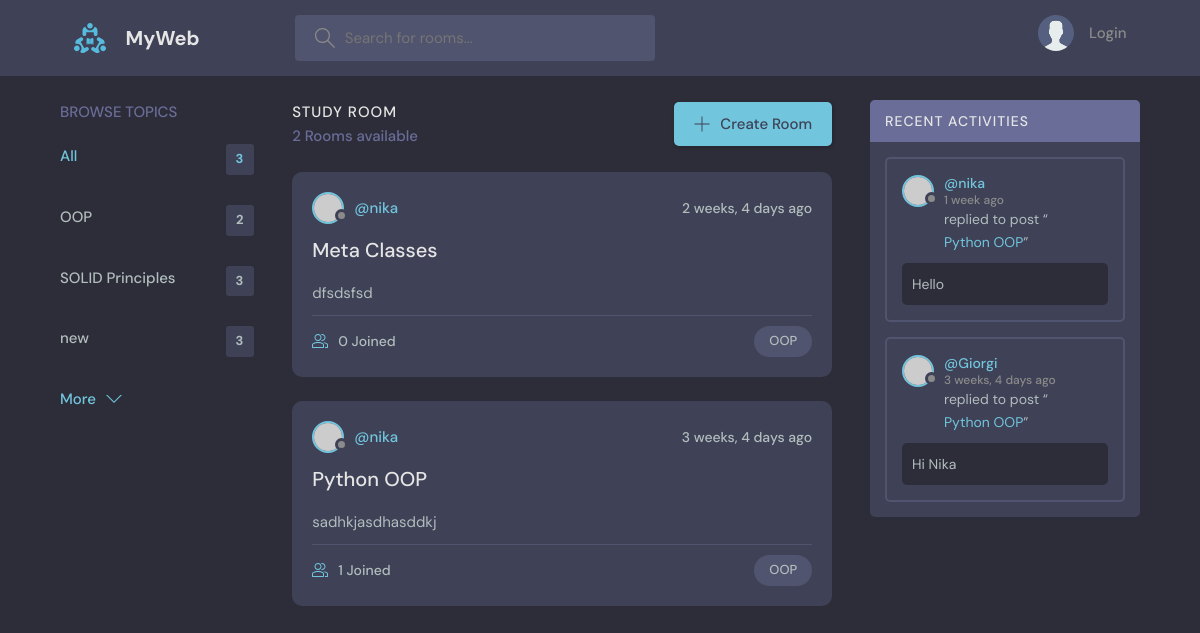
The app's page /?q=OOP, older data.
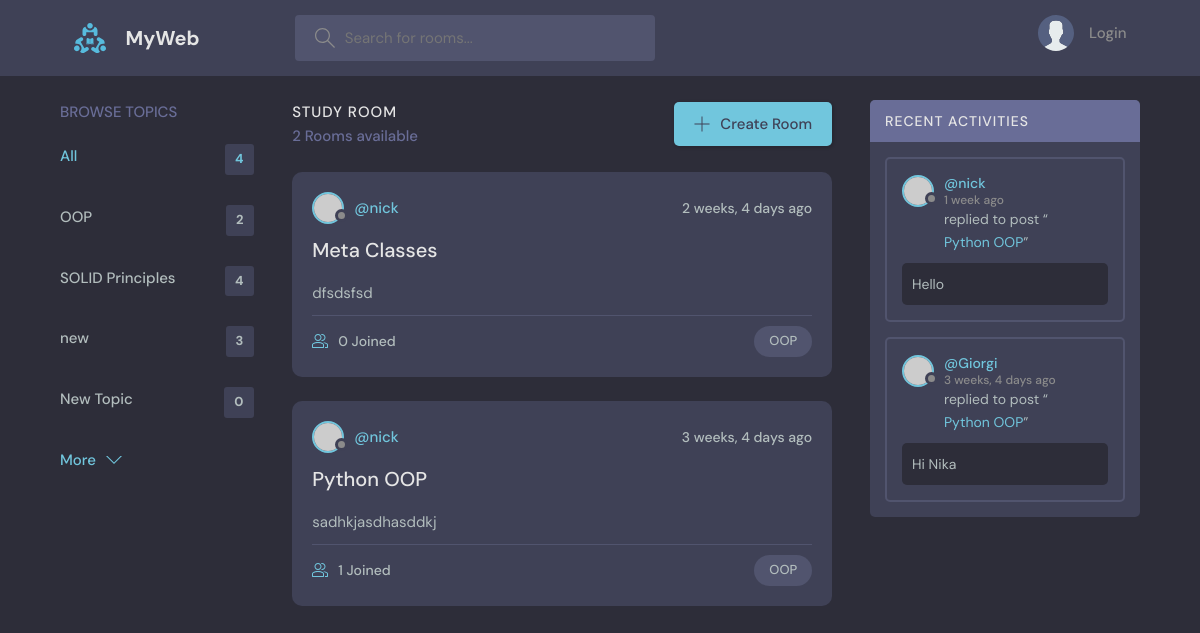
The same page, newer data.
### base/models.py (models this page shows, shortened)
class Topic(models.Model):
    name = models.CharField(max_length=200)
    def __str__(self):
        return self.name

class Room(models.Model):
    host = models.ForeignKey(User, on_delete=models.SET_NULL, null=True)
    topic = models.ForeignKey(Topic, on_delete=models.SET_NULL, null=True)
    name = models.CharField(max_length=150)
    description = models.TextField(null=True, blank=True)
    participants = models.ManyToManyField(User, related_name="participants", blank=True)
    updated = models.DateTimeField(auto_now=True)
    created = models.DateTimeField(auto_now_add=True)
    class Meta:
        ordering = ['-updated', '-created']
    def __str__(self):
        return self.name

class Messages(models.Model):
    user = models.ForeignKey(User, on_delete=models.CASCADE)
    room = models.ForeignKey(Room, on_delete=models.CASCADE)
    body = models.TextField()
    updated = models.DateTimeField(auto_now=True)
    created = models.DateTimeField(auto_now_add=True)
    class Meta:
        ordering = ['-updated', '-created']

### base/views.py (the view)
# urls.py: path('', views.home, name='home'),
def home(request):
    q = request.GET.get('q') if request.GET.get('q') != None else ''
    rooms = Room.objects.filter(Q(topic__name__icontains=q) | Q(name__icontains=q) | Q(description__icontains=q))
    topics = Topic.objects.all()
    room_count = rooms.count()
    room_messages = Messages.objects.filter(Q(room__topic__name__icontains=q))
    context = {'rooms': rooms, "topics": topics, "room_count": room_count, "room_messages": room_messages}
    return render(request, 'base/home.html', context)

### base/templates/base/home.html (shortened to what this page needs)
{% extends 'main.html' %}
{% block content %}
    {% load static %}
    <main class="layout layout--3">
      <div class="container">
        {% include 'base/topics_component.html' %}
        <div class="roomList">
          <div class="roomList__header">
            <div>
              <h2>Study Room</h2>
              <p>{{room_count}} Rooms available</p>
            </div>
            <a class="btn btn--main" href="{% url 'create-room' %}">
              <svg version="1.1" xmlns="http://www.w3.org/2000/svg" width="32" height="32" viewBox="0 0 32 32">
                <title>add</title>
                <path
                  d="M16.943 0.943h-1.885v14.115h-14.115v1.885h14.115v14.115h1.885v-14.115h14.115v-1.885h-14.115v-14.115z"
                ></path>
              </svg>
              Create Room
            </a>
          </div>
          {% include 'base/feed_component.html' %}
        </div>
        {% include 'base/activity_component.html' %}
      </div>
    </main>
{% endblock %}

### base/templates/base/topics_component.html
<div class="topics">
          <div class="topics__header">
            <h2>Browse Topics</h2>
          </div>
          <ul class="topics__list">
            <li>
              <a href="{% url 'home' %}" class="active">All <span>{{topics.count}}</span></a>
            </li>
          {% for topic in topics %}
            <li>
              <a href="{% url 'home' %}?q={{ topic.name }}">{{ topic }} <span>{{topic.room_set.all.count}}</span></a>
            </li>
          {% endfor %}
          </ul>
          <a class="btn btn--link" href="topics.html">
            More
            <svg version="1.1" xmlns="http://www.w3.org/2000/svg" width="32" height="32" viewBox="0 0 32 32">
              <title>chevron-down</title>
              <path d="M16 21l-13-13h-3l16 16 16-16h-3l-13 13z"></path>
            </svg>
          </a>
        </div>

### base/templates/base/feed_component.html (shortened to what this page needs)
{% for room in rooms %}
  <div class="roomListRoom">
              <div class="roomListRoom__header">
                <a href="{% url 'user-profile' room.host.id %}" class="roomListRoom__author">
                  <div class="avatar avatar--small">
                    <img src="https://randomuser.me/api/portraits/women/11.jpg" />
                  </div>
                  <span>@{{room.host}}</span>
                </a>
                <div class="roomListRoom__actions">
                  <span>{{room.created|timesince}} ago</span>
                </div>
              </div>
              <div class="roomListRoom__content">
                <a href="{% url 'room' room.id %}">{{room}}</a>
                <p>
                  {{room.description}}
                </p>
              </div>
              <div class="roomListRoom__meta">
                <a href="{% url 'room' room.id %}" class="roomListRoom__joined">
                  {{room.participants.all.count}} Joined
                </a>
                <p class="roomListRoom__topic">{{room.topic.name}}</p>
              </div>
  </div>
{% endfor %}

### base/templates/base/activity_component.html (shortened to what this page needs)
<div class="activities">
          <div class="activities__header">
            <h2>Recent Activities</h2>
          </div>
          {% for message in room_messages %}
            <div class="activities__box">
            <div class="activities__boxHeader roomListRoom__header">
              <a href="{% url 'user-profile' message.user.id %}" class="roomListRoom__author">
                <div class="avatar avatar--small">
                  <img src="https://randomuser.me/api/portraits/women/11.jpg" />
                </div>
                <p>
                  @{{message.user.username}}
                  <span>{{message.created|timesince}} ago</span>
                </p>
              </a>
            </div>
            <div class="activities__boxContent">
              <p>replied to post “<a href="{% url 'room' message.room.id %}">{{message.room}}</a>”</p>
              <div class="activities__boxRoomContent">
                {{message.body}}
              </div>
            </div>
          </div>
          {% endfor %}
        </div>

Row changes from the older to the newer data that the page shows:
computed for Topic "SOLID Principles": room_set.all.count "3" → "4"
added Topic: name "New Topic", room_set.all.count "0"
changed through a linked row, Room "Meta Classes": host "nika" → "nick"
changed through a linked row, Room "Python OOP": host "nika" → "nick"
changed through a linked row, Messages "Hello": user.username "nika" → "nick"
Text that changed along with them:
{{ topics.count }}: "3" → "4"
